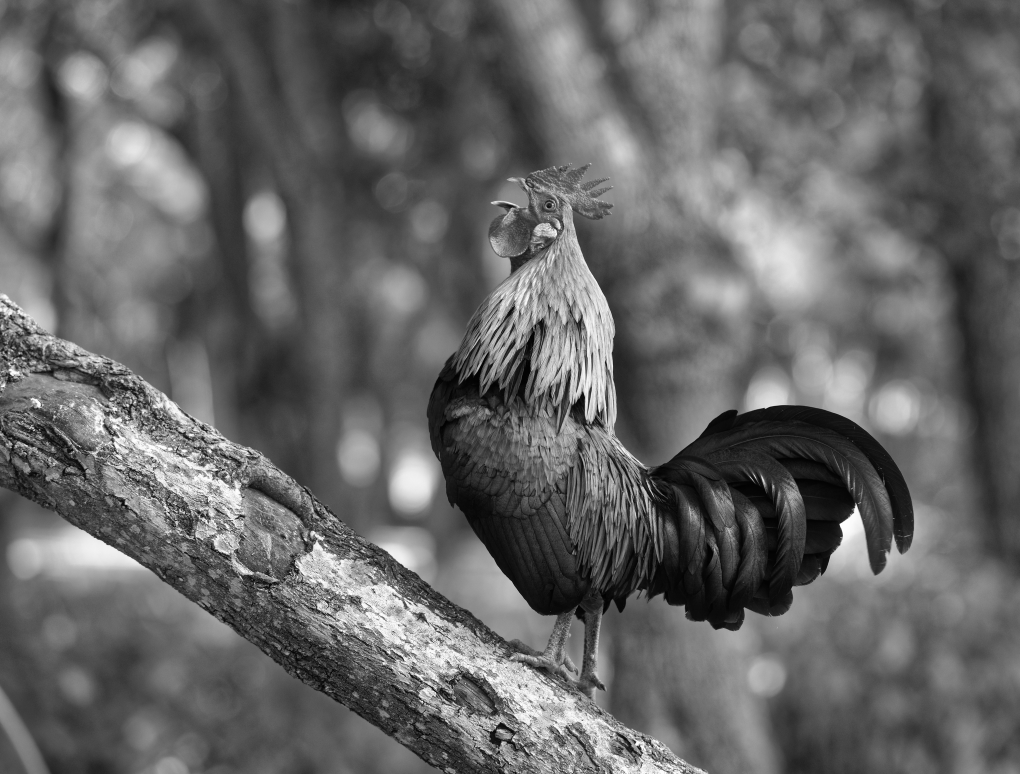
#> input picture statistics_doublecompressed/groundtruth/0027.png, 2040 x 1548 px, found by its file name (shown at 1/2 size); the run also reads 1 picture not shown here
$ python 'figure comparison generator gray.py'
#> lines starting #> are read from the running program, lines starting #| are printed output that depends on the picture
# figure comparison generator (grayscale version)

import cv2
import matplotlib.pyplot as plt
import numpy as np
from PIL import Image

# --- paths to your images ---
gt_path = "/Users/ceabyfernandez/bachelorsthesis/statistics_gray/groundtruth/0027.png"
restored_paths = [
    "/Users/ceabyfernandez/bachelorsthesis/statistics_gray/fbcnn_restored/qf50/0027.png",
    "/Users/ceabyfernandez/bachelorsthesis/statistics_gray/qcn_restored/qf50/0027.png",
    "/Users/ceabyfernandez/bachelorsthesis/statistics_gray/oapt_restored/qf50/0027.png"
]

titles = ["Ground Truth", "FBCNN QF=50", "QGCN QF=50", "OAPT QF=50"]

# --- load grayscale images ---
images = [cv2.imread(gt_path, cv2.IMREAD_GRAYSCALE)] + [
    cv2.imread(p, cv2.IMREAD_GRAYSCALE) for p in restored_paths
]
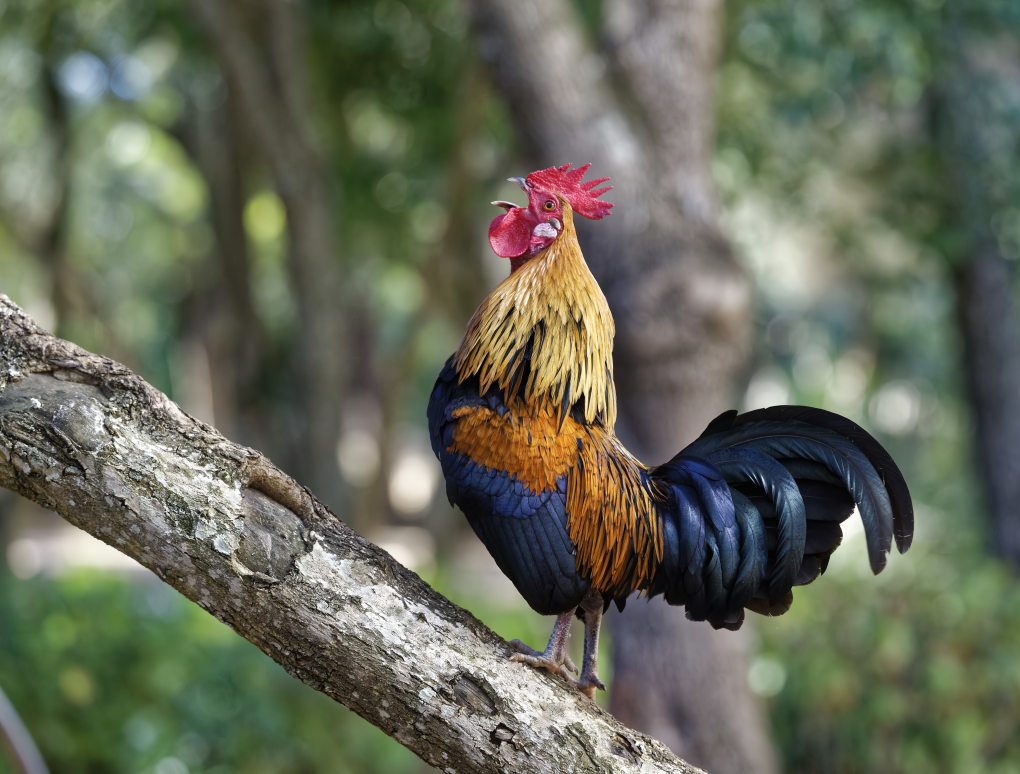
#> input picture statistics_colour/fbcnn_restored/qf50/0027.png, 2040 x 1548 px, found by its file name (shown at 1/2 size)
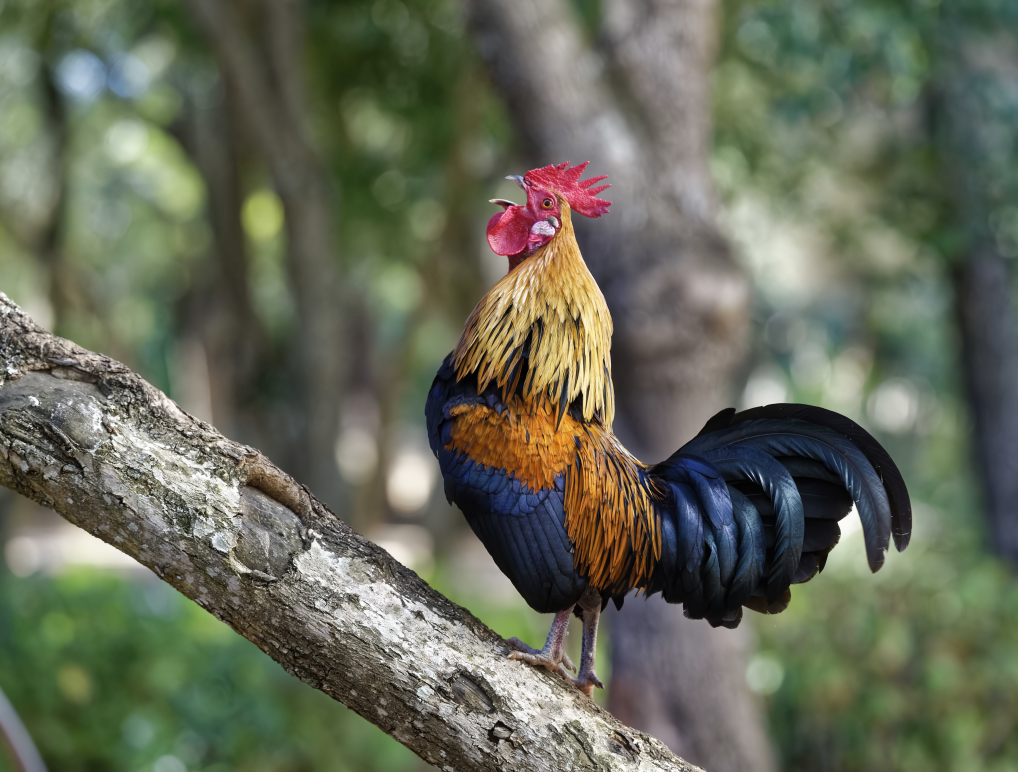
#> input picture statistics_colour/oapt_restored/qf50/0027.png, 2036 x 1544 px, found by its file name (shown at 1/2 size)
#> images = 4 items

# --- define zoom-in region (x, y, w, h) ---
x, y, w, h = 600, 1300, 100, 100   # adjust to the interesting region

# --- crop zoom patches ---
zooms = [img[y:y+h, x:x+w] for img in images]
#> zooms = 4 items

# optional: magnify zoom patches
scale = 3
zooms = [
    np.array(Image.fromarray(z).resize((w*scale, h*scale), Image.NEAREST)) for z in zooms
]

# --- plot setup ---
fig, axes = plt.subplots(2, len(images), figsize=(16, 7))

for i, (img, zoom, title) in enumerate(zip(images, zooms, titles)):
    # main image
    axes[0, i].imshow(img, cmap='gray', vmin=0, vmax=255)
    axes[0, i].set_title(title, fontsize=12)
    axes[0, i].axis("off")

    # draw rectangle for zoom region
    rect = plt.Rectangle((x, y), w, h, edgecolor='red', facecolor='none', linewidth=2)
    axes[0, i].add_patch(rect)

    # zoomed-in patch
    axes[1, i].imshow(zoom, cmap='gray', vmin=0, vmax=255)
    axes[1, i].axis("off")
#> this loop made 4 passes
#> title on passes 1 to 4: 'Ground Truth', 'FBCNN QF=50', 'QGCN QF=50', 'OAPT QF=50'

plt.tight_layout()
plt.show()
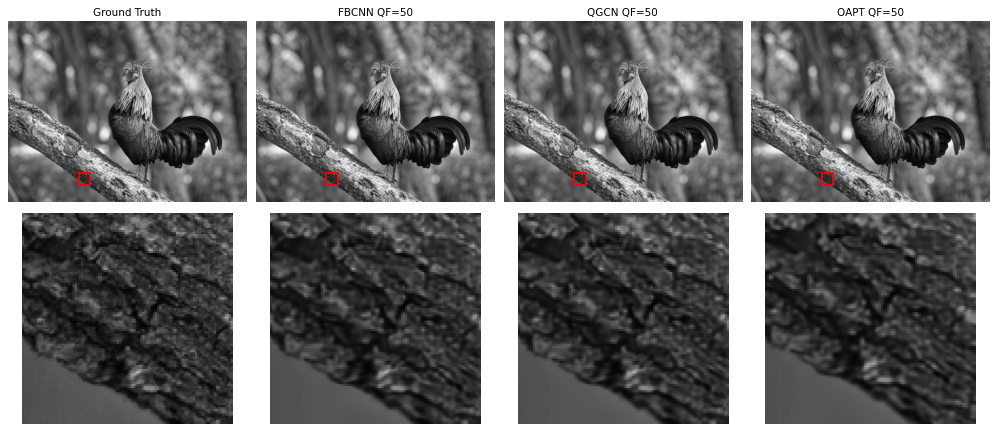
#> figure drawn by matplotlib, 8 panels
